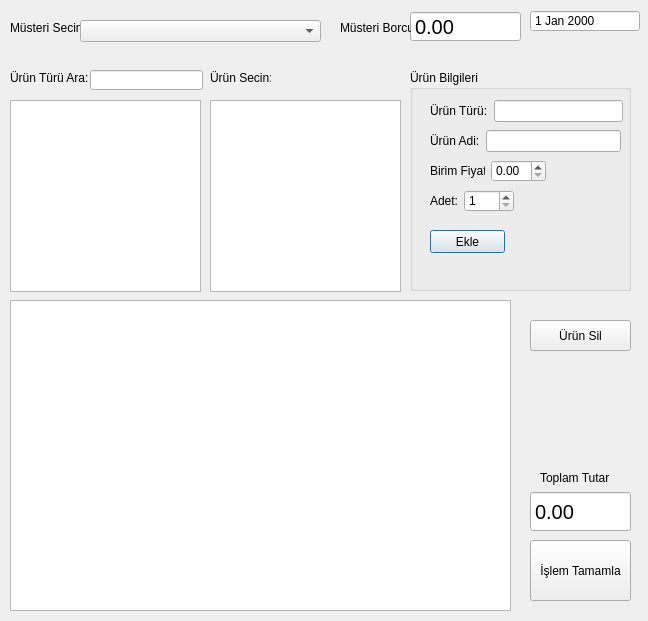
<?xml version="1.0" encoding="UTF-8"?>
<ui version="4.0">
 <class>sircasatis</class>
 <widget class="QDialog" name="sircasatis">
  <property name="geometry">
   <rect>
    <x>0</x>
    <y>0</y>
    <width>648</width>
    <height>621</height>
   </rect>
  </property>
  <property name="windowTitle">
   <string>Sırçalı Ürün Satış</string>
  </property>
  <widget class="QLabel" name="label_2">
   <property name="geometry">
    <rect>
     <x>10</x>
     <y>70</y>
     <width>81</width>
     <height>16</height>
    </rect>
   </property>
   <property name="text">
    <string>Ürün Türü Ara:</string>
   </property>
  </widget>
  <widget class="QTableWidget" name="tableWidget">
   <property name="geometry">
    <rect>
     <x>10</x>
     <y>300</y>
     <width>501</width>
     <height>311</height>
    </rect>
   </property>
  </widget>
  <widget class="QLineEdit" name="UtAraTxt">
   <property name="geometry">
    <rect>
     <x>90</x>
     <y>70</y>
     <width>113</width>
     <height>20</height>
    </rect>
   </property>
  </widget>
  <widget class="QLabel" name="label">
   <property name="geometry">
    <rect>
     <x>10</x>
     <y>20</y>
     <width>71</width>
     <height>16</height>
    </rect>
   </property>
   <property name="text">
    <string>Müsteri Secin:</string>
   </property>
  </widget>
  <widget class="QListWidget" name="ULw">
   <property name="geometry">
    <rect>
     <x>210</x>
     <y>100</y>
     <width>191</width>
     <height>192</height>
    </rect>
   </property>
  </widget>
  <widget class="QLabel" name="label_9">
   <property name="geometry">
    <rect>
     <x>540</x>
     <y>470</y>
     <width>71</width>
     <height>16</height>
    </rect>
   </property>
   <property name="text">
    <string>Toplam Tutar</string>
   </property>
  </widget>
  <widget class="QDoubleSpinBox" name="mBorcDsb">
   <property name="geometry">
    <rect>
     <x>410</x>
     <y>11</y>
     <width>111</width>
     <height>31</height>
    </rect>
   </property>
   <property name="font">
    <font>
     <pointsize>15</pointsize>
    </font>
   </property>
   <property name="readOnly">
    <bool>true</bool>
   </property>
   <property name="buttonSymbols">
    <enum>QAbstractSpinBox::NoButtons</enum>
   </property>
   <property name="minimum">
    <double>-99999.990000000005239</double>
   </property>
   <property name="maximum">
    <double>99999.990000000005239</double>
   </property>
  </widget>
  <widget class="QGroupBox" name="groupBox">
   <property name="geometry">
    <rect>
     <x>410</x>
     <y>70</y>
     <width>221</width>
     <height>221</height>
    </rect>
   </property>
   <property name="title">
    <string>Ürün Bilgileri</string>
   </property>
   <widget class="QPushButton" name="ekleButon">
    <property name="geometry">
     <rect>
      <x>20</x>
      <y>160</y>
      <width>75</width>
      <height>23</height>
     </rect>
    </property>
    <property name="text">
     <string>Ekle</string>
    </property>
   </widget>
   <widget class="QWidget" name="layoutWidget">
    <property name="geometry">
     <rect>
      <x>20</x>
      <y>120</y>
      <width>84</width>
      <height>22</height>
     </rect>
    </property>
    <layout class="QHBoxLayout" name="horizontalLayout">
     <item>
      <widget class="QLabel" name="label_7">
       <property name="text">
        <string>Adet:</string>
       </property>
       <property name="buddy">
        <cstring>AdetSb</cstring>
       </property>
      </widget>
     </item>
     <item>
      <widget class="QSpinBox" name="AdetSb">
       <property name="minimum">
        <number>1</number>
       </property>
       <property name="maximum">
        <number>9999</number>
       </property>
      </widget>
     </item>
    </layout>
   </widget>
   <widget class="QWidget" name="layoutWidget_2">
    <property name="geometry">
     <rect>
      <x>20</x>
      <y>90</y>
      <width>116</width>
      <height>22</height>
     </rect>
    </property>
    <layout class="QHBoxLayout" name="horizontalLayout_2">
     <item>
      <widget class="QLabel" name="label_6">
       <property name="text">
        <string>Birim Fiyatı:</string>
       </property>
       <property name="buddy">
        <cstring>BFiyatDsb</cstring>
       </property>
      </widget>
     </item>
     <item>
      <widget class="QDoubleSpinBox" name="BFiyatDsb"/>
     </item>
    </layout>
   </widget>
   <widget class="QWidget" name="layoutWidget_3">
    <property name="geometry">
     <rect>
      <x>20</x>
      <y>60</y>
      <width>191</width>
      <height>22</height>
     </rect>
    </property>
    <layout class="QHBoxLayout" name="horizontalLayout_3">
     <item>
      <widget class="QLabel" name="label_5">
       <property name="text">
        <string>Ürün Adi:</string>
       </property>
       <property name="buddy">
        <cstring>UAdBilgiTxt</cstring>
       </property>
      </widget>
     </item>
     <item>
      <widget class="QLineEdit" name="UAdBilgiTxt"/>
     </item>
    </layout>
   </widget>
   <widget class="QWidget" name="layoutWidget_4">
    <property name="geometry">
     <rect>
      <x>20</x>
      <y>30</y>
      <width>193</width>
      <height>22</height>
     </rect>
    </property>
    <layout class="QHBoxLayout" name="horizontalLayout_4">
     <item>
      <widget class="QLabel" name="label_4">
       <property name="text">
        <string>Ürün Türü:</string>
       </property>
       <property name="buddy">
        <cstring>UTBilgiTxt</cstring>
       </property>
      </widget>
     </item>
     <item>
      <widget class="QLineEdit" name="UTBilgiTxt"/>
     </item>
    </layout>
   </widget>
  </widget>
  <widget class="QPushButton" name="TamamButon">
   <property name="geometry">
    <rect>
     <x>530</x>
     <y>540</y>
     <width>101</width>
     <height>61</height>
    </rect>
   </property>
   <property name="text">
    <string>İşlem Tamamla</string>
   </property>
  </widget>
  <widget class="QPushButton" name="silButon">
   <property name="geometry">
    <rect>
     <x>530</x>
     <y>320</y>
     <width>101</width>
     <height>31</height>
    </rect>
   </property>
   <property name="text">
    <string>Ürün Sil</string>
   </property>
  </widget>
  <widget class="QDoubleSpinBox" name="topTutarDsb">
   <property name="enabled">
    <bool>true</bool>
   </property>
   <property name="geometry">
    <rect>
     <x>530</x>
     <y>491</y>
     <width>101</width>
     <height>41</height>
    </rect>
   </property>
   <property name="font">
    <font>
     <pointsize>15</pointsize>
    </font>
   </property>
   <property name="readOnly">
    <bool>true</bool>
   </property>
   <property name="buttonSymbols">
    <enum>QAbstractSpinBox::NoButtons</enum>
   </property>
   <property name="maximum">
    <double>99999.990000000005239</double>
   </property>
  </widget>
  <widget class="QLabel" name="label_3">
   <property name="geometry">
    <rect>
     <x>210</x>
     <y>70</y>
     <width>61</width>
     <height>16</height>
    </rect>
   </property>
   <property name="text">
    <string>Ürün Secin:</string>
   </property>
  </widget>
  <widget class="QComboBox" name="mAdCmb">
   <property name="geometry">
    <rect>
     <x>80</x>
     <y>20</y>
     <width>241</width>
     <height>22</height>
    </rect>
   </property>
  </widget>
  <widget class="QLabel" name="label_8">
   <property name="geometry">
    <rect>
     <x>340</x>
     <y>20</y>
     <width>71</width>
     <height>16</height>
    </rect>
   </property>
   <property name="text">
    <string>Müsteri Borcu:</string>
   </property>
  </widget>
  <widget class="QListWidget" name="UtLw">
   <property name="geometry">
    <rect>
     <x>10</x>
     <y>100</y>
     <width>191</width>
     <height>192</height>
    </rect>
   </property>
  </widget>
  <widget class="QDateEdit" name="dateEdit">
   <property name="geometry">
    <rect>
     <x>530</x>
     <y>10</y>
     <width>110</width>
     <height>22</height>
    </rect>
   </property>
   <property name="readOnly">
    <bool>true</bool>
   </property>
   <property name="buttonSymbols">
    <enum>QAbstractSpinBox::NoButtons</enum>
   </property>
  </widget>
 </widget>
 <resources/>
 <connections/>
</ui>
